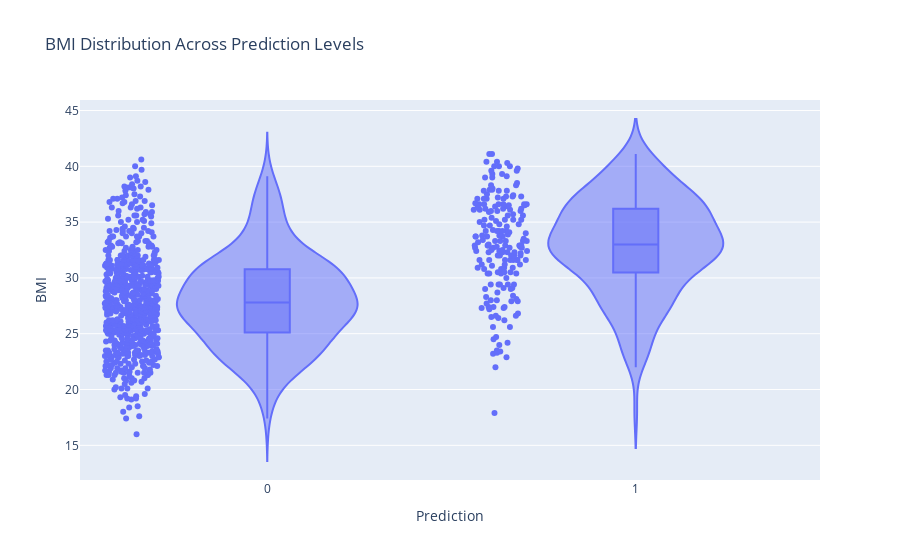

The notebook cell this image was saved under:
### Code cell
# Plot a violin plot for 'BMI' grouped by 'Prediction'. What does the distribution look like across different prediction levels?
fig = px.violin(data, x='Prediction', y='BMI', box=True, points="all", title="BMI Distribution Across Prediction Levels")

# Show the plot
fig.show()

### Figure 1 — Plotly figure (JSON) as saved in the notebook; plotly's stock layout.template omitted (floating-point values rounded to 4 significant figures; data arrays with more than 128 entries replaced by an {"elided": "..."} marker saying what was removed)
{"data": [{"alignmentgroup": "True", "box": {"visible": true}, "hovertemplate": "Prediction=%{x}<br>BMI=%{y}<extra></extra>", "legendgroup": "", "marker": {"color": "#636efa"}, "name": "", "offsetgroup": "", "orientation": "v", "points": "all", "scalegroup": "True", "showlegend": false, "type": "violin", "x": {"elided": "892 int values"}, "x0": " ", "xaxis": "x", "y": {"elided": "892 float values"}, "y0": " ", "yaxis": "y"}], "layout": {"autosize": true, "legend": {"tracegroupgap": 0}, "title": {"text": "BMI Distribution Across Prediction Levels"}, "violinmode": "group", "xaxis": {"anchor": "y", "autorange": true, "domain": [0, 1], "range": [-0.5064, 1.5], "title": {"text": "Prediction"}, "type": "linear"}, "yaxis": {"anchor": "x", "autorange": true, "domain": [0, 1], "range": [11.89, 45.94], "title": {"text": "BMI"}, "type": "linear"}}}
